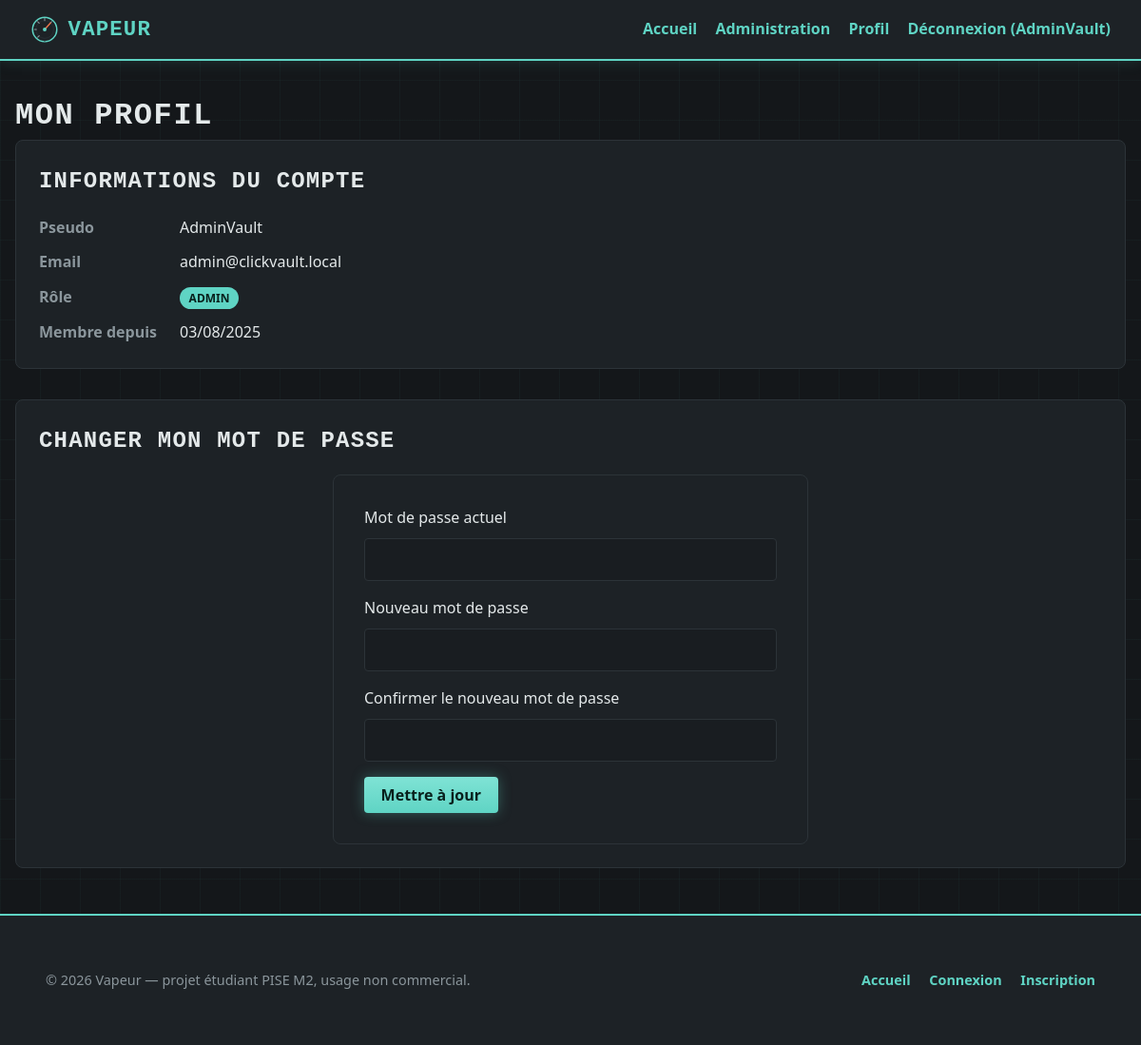
The page /profil.php (signed in) on the database its author committed.
### tables this page shows
CREATE TABLE `users` (
  `id_user` int(11) NOT NULL,
  `username` varchar(50) NOT NULL,
  `email` varchar(150) NOT NULL,
  `password` varchar(255) NOT NULL,
  `role` enum('user','admin') NOT NULL DEFAULT 'user',
  `created_at` datetime NOT NULL DEFAULT CURRENT_TIMESTAMP
);

### fonction/fonctions.php (called while the page is built, shortened)
<?php
function trouverUtilisateur(PDO $pdo, string $pseudo)
{
    $requete = $pdo->prepare('SELECT * FROM users WHERE username = :pseudo');
    $requete->execute(array('pseudo' => $pseudo));
    return $requete->fetch();
}

### profil.php (the view, shortened to what this page needs)
<?php
require_once 'parametrage/param.php';
require_once 'fonction/fonctions.php';
$utilisateur = trouverUtilisateur($pdo, $_SESSION['username']);
include 'header.php';
?>
<h1>Mon profil</h1>
<section class="profile-section">
    <h2>Informations du compte</h2>
    <dl class="profile-info">
        <dt>Pseudo</dt>
        <dd><?= htmlspecialchars($utilisateur['username']) ?></dd>
        <dt>Email</dt>
        <dd><?= htmlspecialchars($utilisateur['email']) ?></dd>
        <dt>Rôle</dt>
        <dd><span class="badge badge-<?= htmlspecialchars($utilisateur['role']) ?>"><?= htmlspecialchars($utilisateur['role']) ?></span></dd>
        <dt>Membre depuis</dt>
        <dd><?= date('d/m/Y', strtotime($utilisateur['created_at'])) ?></dd>
    </dl>
</section>
<section class="profile-section">
    <h2>Changer mon mot de passe</h2>
    <form method="POST" action="profil.php">
        <div class="form-group">
            <label for="motDePasseActuel">Mot de passe actuel</label>
            <input type="password" id="motDePasseActuel" name="motDePasseActuel" required>
        </div>
        <div class="form-group">
            <label for="nouveauMotDePasse">Nouveau mot de passe</label>
            <input type="password" id="nouveauMotDePasse" name="nouveauMotDePasse" minlength="8" required>
        </div>
        <div class="form-group">
            <label for="confirmationNouveauMotDePasse">Confirmer le nouveau mot de passe</label>
            <input type="password" id="confirmationNouveauMotDePasse" name="confirmationNouveauMotDePasse" minlength="8" required>
        </div>
        <button type="submit" class="btn">Mettre à jour</button>
    </form>
</section>
<?php include 'footer.php'; ?>

### style.css (style rules this page uses)
:root { --bg-color: #14171a; --card-bg: #1d2226; --border-color: #2c3338; --input-bg: #191d21; --text-main: #e4e9ea; --text-muted: #8b969c; --accent: #5fd4c4; --accent-hover: #7fe3d5; --accent-ink: #08201c; --danger: #e8734a; --danger-hover: #d1613b; --success: #6fbf8b; --star: #f0c869; --accent-alt: #8a7fdb; --font-display: 'Cascadia Code', 'SF Mono', Consolas, 'Liberation Mono', monospace; }
* { box-sizing: border-box; margin: 0; padding: 0; }
body { font-family: 'Segoe UI', Tahoma, Geneva, Verdana, sans-serif; background-color: var(--bg-color); background-image: linear-gradient(rgba(95, 212, 196, 0.035) 1px, transparent 1px), linear-gradient(90deg, rgba(95, 212, 196, 0.035) 1px, transparent 1px); background-size: 42px 42px; color: var(--text-main); line-height: 1.6; position: relative; }
h1, h2, .logo { font-family: var(--font-display); text-transform: uppercase; letter-spacing: 0.05em; }
.btn { display: inline-block; background: linear-gradient(180deg, var(--accent-hover), var(--accent)); color: var(--accent-ink); padding: 0.5rem 1.1rem; border-radius: 4px; font-weight: bold; border: none; cursor: pointer; font-size: 1rem; font-family: inherit; box-shadow: 0 0 14px rgba(95, 212, 196, 0.35); transition: box-shadow 0.2s; }
form { background: var(--card-bg); border: 1px solid var(--border-color); padding: 2rem; border-radius: 8px; max-width: 500px; margin: 0 auto; }
.form-group { margin-bottom: 1rem; }
label { display: block; margin-bottom: 0.5rem; }
input[type="text"], input[type="email"], input[type="password"], input[type="number"], input[type="file"], textarea { width: 100%; padding: 0.8rem; border-radius: 4px; border: 1px solid var(--border-color); background: var(--input-bg); color: var(--text-main); font-family: inherit; }
.profile-section { background: var(--card-bg); border: 1px solid var(--border-color); border-radius: 8px; padding: 1.5rem; margin-bottom: 2rem; }
.profile-section h2 { margin-bottom: 1rem; }
.profile-info { display: grid; grid-template-columns: max-content 1fr; gap: 0.7rem 1.5rem; align-items: center; }
.profile-info dt { color: var(--text-muted); font-weight: bold; }
.profile-info dd { margin: 0; }
.badge { padding: 0.2rem 0.6rem; border-radius: 100px; font-size: 0.75rem; font-weight: bold; text-transform: uppercase; }
.badge-admin { background: var(--accent); color: var(--accent-ink); }

### rows shown on the page
users: username "AdminVault", email "admin@clickvault.local", role "ADMIN", created_at "03/08/2025"

### other values the page prints
SITE_NAME "VAPEUR"
$_SESSION['username'] "AdminVault"
SITE_NAME "Vapeur"
